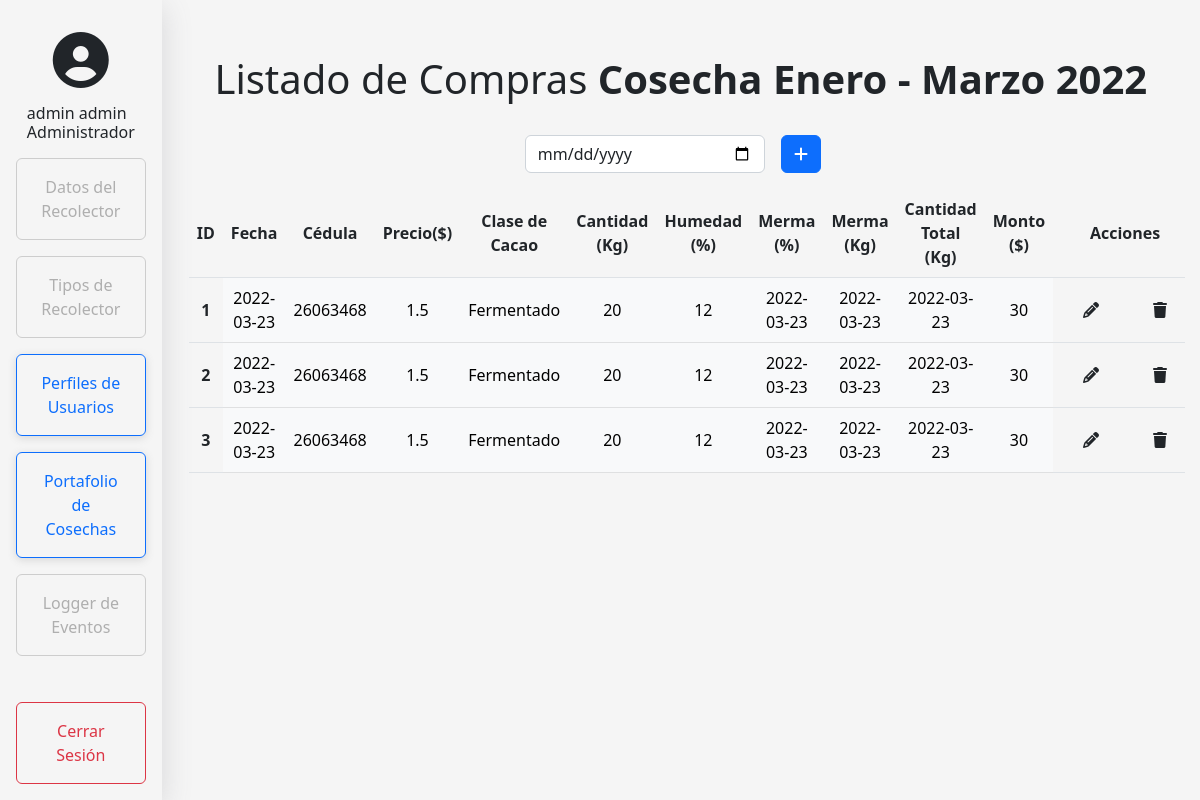
Screenshot of /cosechas/compras/1 (signed in) with the database file from the repository.
### model.py (models this page shows, shortened)
class Cosecha(db.Base):
    __tablename__ = 'cosecha'
    id = Column(Integer, primary_key=True, autoincrement = True)
    descripcion = Column(String, nullable=False)
    inicio = Column(Date, default=datetime.datetime.now())
    fin = Column(Date, default=datetime.datetime.now())
    numCosecha = relationship("Usuario")
    compra = relationship("Compra")
    activa = Column(Integer, nullable = False)

class Compra(db.Base):
    __tablename__ = 'compra'
    id = Column(Integer, primary_key=True, autoincrement = True)
    fecha = Column(Date, default=datetime.datetime.now())
    cedula = Column(Integer, ForeignKey("recolector.id"))
    tipo = Column(Integer, ForeignKey("tiporecolector.id"))
    precio = Column(Integer, default=0)
    cacao = Column(String, nullable=False)
    cantidad = Column(Integer, nullable=False)
    monto = Column(Integer, nullable=False)
    cosecha = Column(Integer, ForeignKey("cosecha.id"))
    humedad = Column(Integer, nullable=False)

### app.py (the view)
@app.route('/cosechas/compras/<id_cosecha>',methods=['GET','POST','PUT'])
def compras(id_cosecha):
    if 'username' in session:
        if session['rol'] == 1 or session['rol'] == 0:
            cosecha = db1.session.query(Cosecha).filter_by(id = id_cosecha).first()
            tipos = obtenerTiposRecolectores()
            recolectores = obtenerRecolectores()
            compras = obtenerCompras()
            if request.method=='POST':
                if recolectores != []:
                    generarCompra(request.form["id"],
                                request.form["fecha"],
                                request.form["cedula"],
                                request.form["cacao"],
                                request.form["cantidad"],
                                id_cosecha,
                                request.form["humedad"],
                                )
                    return render_template('compras.html',recolectores=recolectores, tipos=tipos, compras=compras, cosecha=cosecha)
                else:
                    flash("No se puede agregar la compra, no existen recolectores")
                    return render_template('compras.html',recolectores=recolectores, tipos=tipos, compras=compras, cosecha=cosecha)
            else:
                return render_template('compras.html',recolectores=recolectores, tipos=tipos, compras=compras, cosecha=cosecha)
        else:
            return redirect(url_for('home'))
    else:
       return redirect(url_for('login'))

### app.py (called while the page is built)
def obtenerRecolectores():
    recolectores = db1.session.query(Recolector).filter_by().all()
    return recolectores

def obtenerTiposRecolectores():
    tiposRecolectores = db1.session.query(TipoRecolector).filter_by().all()
    return tiposRecolectores

def obtenerCompras():
    compras = db1.session.query(Compra).filter_by().all()
    return compras

### templates/compras.html (shortened to what this page needs)
{% extends './home.html' %}
{% block customCSS %}
<link rel="stylesheet" href="{{ url_for('static',filename='css/login.css') }}">
{% endblock %}
{% block body %}
<main class="form-signin w-100 mb-auto mt-3 text-center justify-content-md-center row">
    {% if cosecha %}
        <h2 class=" my-4 fade-in display-6">Listado de Compras <b class="fw-bold">Cosecha {{cosecha.descripcion}}</b> </h2>
    {%endif%}
  <div class="row justify-content-md-center fade-in">
    <div class="col-md-4 d-flex justify-content-end">
          <input type="date" class="form-control my-2 search" id="myInput" onkeyup="search()" placeholder="Buscar por fecha...">
          <button type="button" class="btn btn-primary my-2 mx-3" data-bs-toggle="modal" data-bs-target="#AgregarCosecha">
            <i class="fa-solid fa-plus"></i>
          </button>
    </div>
  </div>
  {%if cosecha%}
      <div class="row justify-content-md-center fade-in">
        <div class="col-12 col-md-12 table-responsive">
          <table class="table mt-2 table-hover " id = "compras">
            <thead>
              <th scope="col">ID</th>
              <th scope="col">Fecha</th>
              <th scope="col">Cédula</th>
              <th scope="col">Precio($)</th>
              <th scope="col">Clase de Cacao</th>
              <th scope="col">Cantidad (Kg)</th>
              <th scope="col">Humedad (%)</th>
              <th scope="col">Merma (%)</th>
              <th scope="col">Merma (Kg)</th>
              <th scope="col">Cantidad Total (Kg)</th>
              <th scope="col">Monto ($)</th>
              <th scope="col">Acciones</th>
            </thead>
            <tbody>
              {%for compra in compras%}
              <tr class=" deleteOut tdEdit">
                  <th scope="row" id="{{compra.id}}">{{compra.id}}</th>
                  <form name="editCompra{{compra.id}}" action="/compras/update" method="POST">
                    <td class="table-light tdEdit" type="username" id="username">{{compra.fecha}}</td>
                    <td class="table-light tdEdit" type="username" id="username">{{compra.cedula}}</td>
                    <td class="table-light tdEdit" type="username" id="username">{{compra.precio}}</td>
                    <td class="table-light tdEdit" type="username" id="username">{{compra.cacao}}</td>
                    <td class="table-light tdEdit" type="username" id="username">{{compra.cantidad}}</td>
                    <td class="table-light tdEdit" type="username" id="username">{{compra.humedad}}</td>
                    <td class="table-light tdEdit" type="username" id="username">{{compra.fecha}}</td>
                    <td class="table-light tdEdit" type="username" id="username">{{compra.fecha}}</td>
                    <td class="table-light tdEdit" type="username" id="username">{{compra.fecha}}</td>
                    <td class="table-light tdEdit" type="username" id="username">{{compra.monto}}</td>
                  </form>
                  <td class="col-1">
                    <div class="cont">
                      <button id="editbtn" method="POST" class="edit pencil btn" role="button" onclick="handleEdit()" title="Editar Cosecha">
                        <div>
                          <i class="fa-solid fa-pencil"></i>
                        </div>
                      </button>
                      <form name="delete" action="/cosechas/delete" method="POST" class="edit trash btn" role="button" onclick="handleDelete();" title="Eliminar Cosecha">
                        <div >
                          <i class="fa-solid fa-trash"></i>
                        </div>
                      </form>
                    </div>
                  </td>
              </tr>
              {%endfor%}
            </tbody>
          </table>
        </div>
      </div>
  {%endif%}
</main>
{% endblock %}

### static/css/login.css (style rules this page uses)
html, body { height: 100%; }
body { display: flex; align-items: center; background-color: #f5f5f5; }
.form-signin { padding: 15px; }
.cont { display: flex; flex: 0 0 auto; justify-content: center; padding: 0px; margin: -5px; }
form.edit { display: flex !important; flex: 1 0 0%; justify-content: center !important; padding: 6px 20px !important; border-radius: 40rem !important; }
button.edit { display: flex !important; flex: 1 0 0%; justify-content: center !important; padding: 6px 20px !important; border-radius: 40rem !important; }
.trash { margin: 0 6px !important; }
.pencil { margin: 0 6px !important; }
.fade-in { opacity:0; -webkit-animation:fadeIn ease-in 1; -moz-animation:fadeIn ease-in 1; animation:fadeIn ease-in 1; -webkit-animation-fill-mode:forwards; -moz-animation-fill-mode:forwards; animation-fill-mode:forwards; -webkit-animation-duration:0.3s; -moz-animation-duration:0.3s; animation-duration:0.3s; }
.table-light { vertical-align: middle; }
th { vertical-align: middle; }
td { text-align: center; vertical-align: middle; }

### rows the page displays
Cosecha: descripcion "Enero - Marzo 2022"
Compra: id "1", fecha "2022-03-23", cedula "26063468", precio "1.5", cacao "Fermentado", cantidad "20", humedad "12", monto "30"
Compra: id "2", fecha "2022-03-23", cedula "26063468", precio "1.5", cacao "Fermentado", cantidad "20", humedad "12", monto "30"
Compra: id "3", fecha "2022-03-23", cedula "26063468", precio "1.5", cacao "Fermentado", cantidad "20", humedad "12", monto "30"

### other values shown
{{ session['nombres'] + ' ' + session['apellidos'] }} "admin admin"
